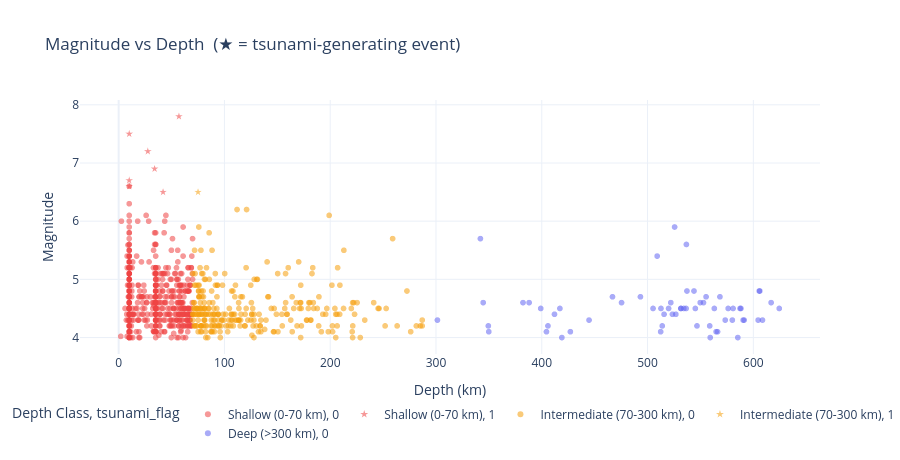

This figure's notebook cell:
### Markdown cell above
## Magnitude vs Depth (coloured by Depth Class)

### Code cell
sql = '''
SELECT e.magnitude, e.depth_km, e.tsunami_flag,
       CASE
           WHEN e.depth_km <  70  THEN 'Shallow (0-70 km)'
           WHEN e.depth_km < 300  THEN 'Intermediate (70-300 km)'
           ELSE                        'Deep (>300 km)'
       END AS depth_class
FROM   earthquakes e
WHERE  e.depth_km IS NOT NULL AND e.magnitude IS NOT NULL
'''
scatter = pd.read_sql_query(sql, conn)

color_map = {
    "Shallow (0-70 km)":       "#EF4444",
    "Intermediate (70-300 km)":"#F59E0B",
    "Deep (>300 km)":          "#6366F1"
}
fig = px.scatter(
    scatter, x="depth_km", y="magnitude",
    color="depth_class", color_discrete_map=color_map,
    symbol="tsunami_flag",
    symbol_map={0: "circle", 1: "star"},
    opacity=0.55,
    title="Magnitude vs Depth  (★ = tsunami-generating event)",
    labels={"depth_km": "Depth (km)", "magnitude": "Magnitude",
            "depth_class": "Depth Class"},
    height=460
)
fig.update_traces(marker=dict(size=6))
fig.update_layout(template="plotly_white",
                  legend=dict(orientation="h", y=-0.18))
fig.show()

tsunami_count = scatter["tsunami_flag"].sum()
print(f"Tsunami-flagged events: {tsunami_count}")

### Figure 1 — Plotly figure (JSON) as saved in the notebook; plotly's stock layout.template omitted (floating-point values rounded to 4 significant figures; data arrays with more than 128 entries replaced by an {"elided": "..."} marker saying what was removed)
{"data": [{"hovertemplate": "Depth Class=Shallow (0-70 km)<br>tsunami_flag=0<br>Depth (km)=%{x}<br>Magnitude=%{y}<extra></extra>", "legendgroup": "Shallow (0-70 km), 0", "marker": {"color": "#EF4444", "opacity": 0.55, "size": 6, "symbol": "circle"}, "mode": "markers", "name": "Shallow (0-70 km), 0", "showlegend": true, "type": "scattergl", "x": {"elided": "772 float values"}, "xaxis": "x", "y": {"elided": "772 float values"}, "yaxis": "y"}, {"hovertemplate": "Depth Class=Shallow (0-70 km)<br>tsunami_flag=1<br>Depth (km)=%{x}<br>Magnitude=%{y}<extra></extra>", "legendgroup": "Shallow (0-70 km), 1", "marker": {"color": "#EF4444", "opacity": 0.55, "size": 6, "symbol": "star"}, "mode": "markers", "name": "Shallow (0-70 km), 1", "showlegend": true, "type": "scattergl", "x": [56.99, 10.0, 10.0, 27.59, 10.0, 34.0, 42.0], "xaxis": "x", "y": [7.8, 6.7, 6.6, 7.2, 7.5, 6.9, 6.5], "yaxis": "y"}, {"hovertemplate": "Depth Class=Intermediate (70-300 km)<br>tsunami_flag=0<br>Depth (km)=%{x}<br>Magnitude=%{y}<extra></extra>", "legendgroup": "Intermediate (70-300 km), 0", "marker": {"color": "#F59E0B", "opacity": 0.55, "size": 6, "symbol": "circle"}, "mode": "markers", "name": "Intermediate (70-300 km), 0", "showlegend": true, "type": "scattergl", "x": {"elided": "271 float values"}, "xaxis": "x", "y": {"elided": "271 float values"}, "yaxis": "y"}, {"hovertemplate": "Depth Class=Intermediate (70-300 km)<br>tsunami_flag=1<br>Depth (km)=%{x}<br>Magnitude=%{y}<extra></extra>", "legendgroup": "Intermediate (70-300 km), 1", "marker": {"color": "#F59E0B", "opacity": 0.55, "size": 6, "symbol": "star"}, "mode": "markers", "name": "Intermediate (70-300 km), 1", "showlegend": true, "type": "scattergl", "x": [75.06], "xaxis": "x", "y": [6.5], "yaxis": "y"}, {"hovertemplate": "Depth Class=Deep (>300 km)<br>tsunami_flag=0<br>Depth (km)=%{x}<br>Magnitude=%{y}<extra></extra>", "legendgroup": "Deep (>300 km), 0", "marker": {"color": "#6366F1", "opacity": 0.55, "size": 6, "symbol": "circle"}, "mode": "markers", "name": "Deep (>300 km), 0", "showlegend": true, "type": "scattergl", "x": [608.6, 427.0, 563.1, 566.1, 509.1, 580.1, 505.2, 588.3, 559.2, 573.4, 564.8, 512.4, 382.3, 568.4, 536.4, 342.0, 585.3, 534.3, 475.4, 513.9, 552.9, 519.8, 580.8, 558.7, 412.0, 405.9, 590.3, 604.5, 546.7, 419.0, 606.1, 591.3, 549.8, 523.5, 466.8, 522.0, 605.6, 543.9, 349.9, 417.2, 493.3, 344.6, 587.4, 512.7, 515.6, 525.5, 531.4, 404.4, 399.0, 349.5, 537.3, 616.8, 526.7, 444.7, 536.7, 545.2, 555.3, 576.2, 388.1, 301.4, 624.5, 531.6], "xaxis": "x", "y": [4.3, 4.1, 4.5, 4.1, 5.4, 4.3, 4.5, 4.5, 4.0, 4.3, 4.1, 4.1, 4.6, 4.7, 4.5, 5.7, 4.0, 4.5, 4.6, 4.2, 4.6, 4.5, 4.5, 4.2, 4.4, 4.2, 4.3, 4.3, 4.2, 4.0, 4.8, 4.3, 4.6, 4.4, 4.7, 4.6, 4.8, 4.8, 4.1, 4.5, 4.7, 4.6, 4.5, 4.5, 4.4, 5.9, 4.5, 4.1, 4.5, 4.2, 4.8, 4.6, 4.4, 4.3, 5.6, 4.5, 4.7, 4.5, 4.6, 4.3, 4.5, 4.5], "yaxis": "y"}], "layout": {"height": 460, "legend": {"orientation": "h", "title": {"text": "Depth Class, tsunami_flag"}, "tracegroupgap": 0, "y": -0.18}, "title": {"text": "Magnitude vs Depth  (★ = tsunami-generating event)"}, "xaxis": {"anchor": "y", "domain": [0, 1], "title": {"text": "Depth (km)"}}, "yaxis": {"anchor": "x", "domain": [0, 1], "title": {"text": "Magnitude"}}}}
